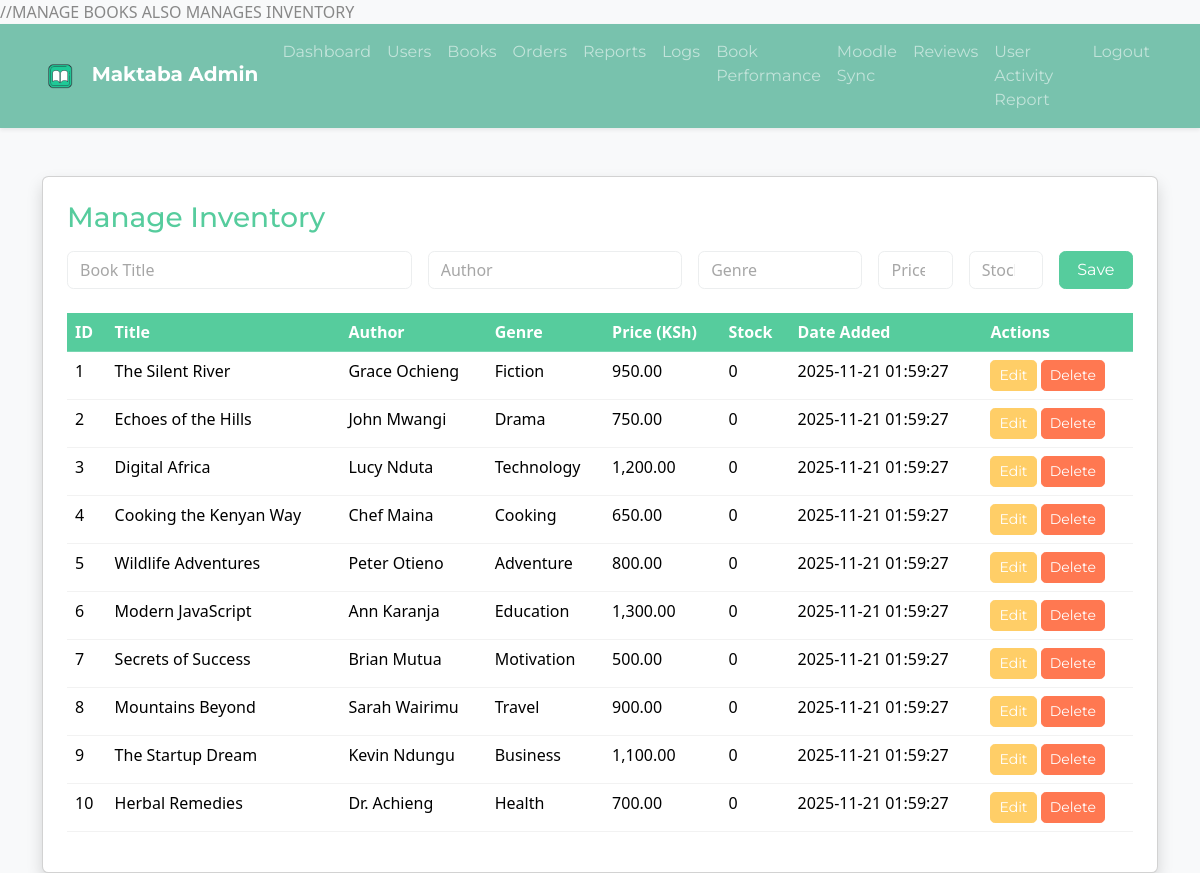
The app's page /modules/admin/manage_inventory.php (signed in) with its own data.
### tables this page shows
CREATE TABLE books (
    book_id INT AUTO_INCREMENT PRIMARY KEY,
    title VARCHAR(200) NOT NULL,
    author VARCHAR(100),
    publisher_id INT,
    price DECIMAL(10, 2) NOT NULL,
    stock_quantity INT DEFAULT 0,
    reserved_stock INT DEFAULT 0,
    genre VARCHAR(50),
    year_of_publication YEAR,
    description TEXT,
    book_cover VARCHAR(255),
    moodle_course_id VARCHAR(50),
     
    is_available TINYINT(1) DEFAULT 1,
    date_added TIMESTAMP DEFAULT CURRENT_TIMESTAMP,
    FOREIGN KEY (publisher_id) REFERENCES publishers(publisher_id) ON DELETE
    SET NULL ON UPDATE CASCADE
);

### modules/admin/manage_inventory.php (the view, shortened to what this page needs)
<?php
require_once("../../database/config.php");
$books = $conn->query("SELECT * FROM books ORDER BY date_added DESC");
?>
<!DOCTYPE html>
<html lang="en">
<head>
  <link href="https://cdn.jsdelivr.net/npm/bootswatch@5.3.3/dist/minty/bootstrap.min.css" rel="stylesheet">
</head>
<body class="bg-light">
<?php include("../../includes/admin_nav.php"); ?>
<div class="container mt-5">
  <div class="card shadow p-4">
    <h3 class="text-success mb-3">Manage Inventory</h3>
    <form method="POST" class="row g-3 mb-4">
      <div class="col-md-4">
        <input type="text" name="title" id="title" class="form-control" placeholder="Book Title" required>
      </div>
      <div class="col-md-3">
        <input type="text" name="author" id="author" class="form-control" placeholder="Author" required>
      </div>
      <div class="col-md-2">
        <input type="text" name="genre" id="genre" class="form-control" placeholder="Genre">
      </div>
      <div class="col-md-1">
        <input type="number" step="0.01" name="price" id="price" class="form-control" placeholder="Price" required>
      </div>
      <div class="col-md-1">
        <input type="number" name="stock" id="stock" class="form-control" placeholder="Stock" required>
      </div>
      <div class="col-md-1 d-grid">
        <button type="submit" class="btn btn-success">Save</button>
      </div>
    </form>
    <table class="table table-hover">
      <thead class="table-success">
        <tr>
          <th>ID</th>
          <th>Title</th>
          <th>Author</th>
          <th>Genre</th>
          <th>Price (KSh)</th>
          <th>Stock</th>
          <th>Date Added</th>
          <th>Actions</th>
        </tr>
      </thead>
      <tbody>
        <?php while ($book = $books->fetch_assoc()): ?>
          <tr>
            <td><?= $book['book_id'] ?></td>
            <td><?= htmlspecialchars($book['title']) ?></td>
            <td><?= htmlspecialchars($book['author']) ?></td>
            <td><?= htmlspecialchars($book['genre']) ?></td>
            <td><?= number_format($book['price'], 2) ?></td>
            <td><?= isset($book['stock']) ? htmlspecialchars($book['stock']) : '0' ?></td>
            <td><?= $book['date_added'] ?></td>
            <td>
              <button class="btn btn-sm btn-warning"
                onclick="editBook(<?= htmlspecialchars(json_encode($book)) ?>)">Edit</button>
              <a href="?delete=<?= $book['book_id'] ?>" class="btn btn-sm btn-danger"
                 onclick="return confirm('Delete this book?')">Delete</a>
            </td>
          </tr>
        <?php endwhile; ?>
      </tbody>
    </table>
  </div>
</div>
</body>
</html>

### records on screen
books: book_id "1", title "The Silent River", author "Grace Ochieng", genre "Fiction", price "950.00", date_added "2025-11-21 01:59:27"
books: book_id "2", title "Echoes of the Hills", author "John Mwangi", genre "Drama", price "750.00", date_added "2025-11-21 01:59:27"
books: book_id "3", title "Digital Africa", author "Lucy Nduta", genre "Technology", price "1,200.00", date_added "2025-11-21 01:59:27"
books: book_id "4", title "Cooking the Kenyan Way", author "Chef Maina", genre "Cooking", price "650.00", date_added "2025-11-21 01:59:27"
books: book_id "5", title "Wildlife Adventures", author "Peter Otieno", genre "Adventure", price "800.00", date_added "2025-11-21 01:59:27"
books: book_id "6", title "Modern JavaScript", author "Ann Karanja", genre "Education", price "1,300.00", date_added "2025-11-21 01:59:27"
books: book_id "7", title "Secrets of Success", author "Brian Mutua", genre "Motivation", price "500.00", date_added "2025-11-21 01:59:27"
books: book_id "8", title "Mountains Beyond", author "Sarah Wairimu", genre "Travel", price "900.00", date_added "2025-11-21 01:59:27"
books: book_id "9", title "The Startup Dream", author "Kevin Ndungu", genre "Business", price "1,100.00", date_added "2025-11-21 01:59:27"
books: book_id "10", title "Herbal Remedies", author "Dr. Achieng", genre "Health", price "700.00", date_added "2025-11-21 01:59:27"
